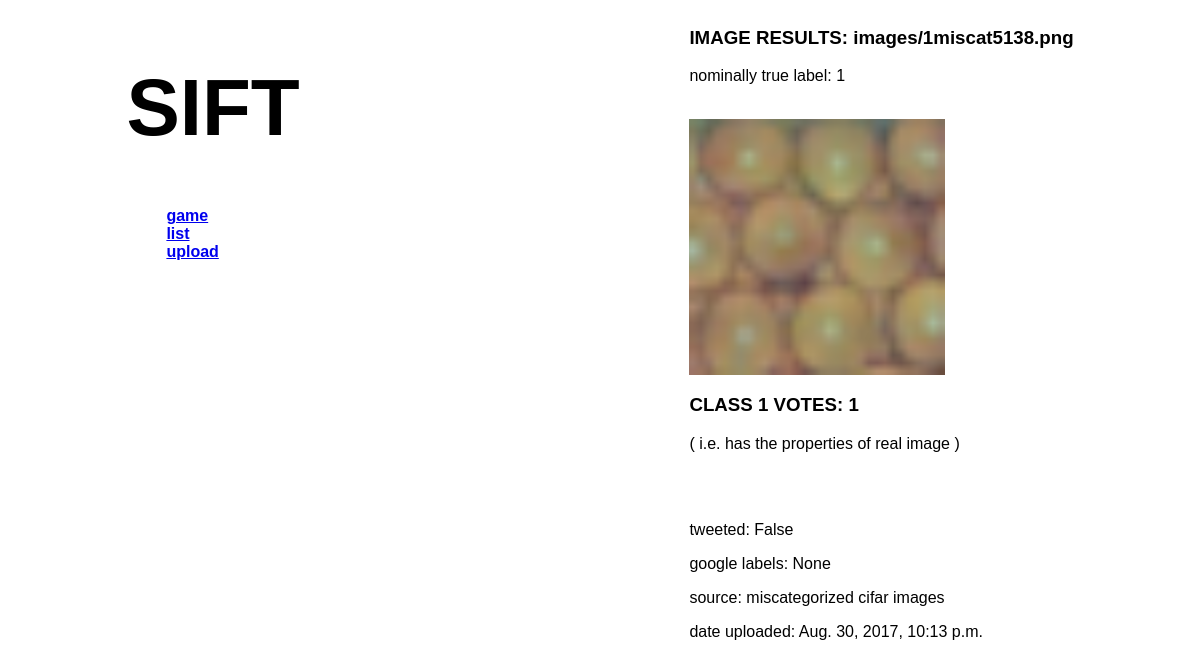
The page /results/580 on the database as committed earlier.
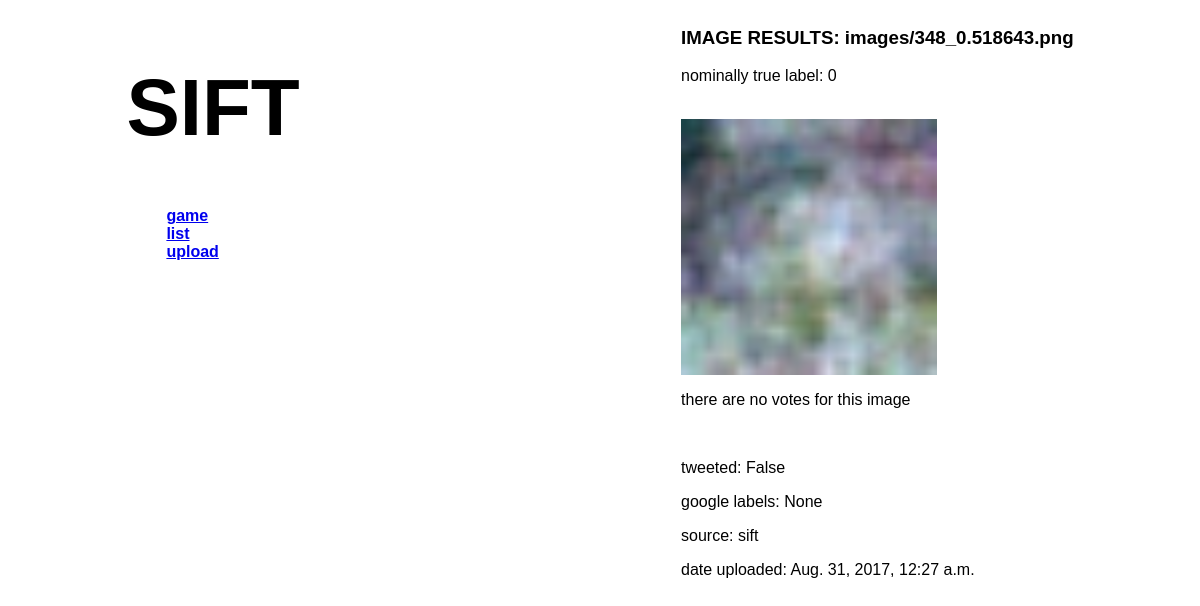
The same page on the database as committed later.
### labeller/models.py (models this page shows, shortened)
class Image(models.Model):
    source = models.CharField("image source: web, sift generator func, camera",
                              max_length=512, default=None, null=True)
    correct_label = models.IntegerField("Correct label; 0=simulated, 1=image")
    google_labels = models.CharField("Labels generated by google vision API",
                                     max_length=512, default=None, null=True)
    tweeted = models.BooleanField("Image was tweeted", default=False)
    uploaded_by = models.ForeignKey(User, default=None, null=True)
    filename = models.FileField("file path", upload_to='images')
    date = models.DateTimeField(auto_now_add=True)

class TotalVotes(models.Model):
    image = models.ForeignKey(Image)
    choice = models.ForeignKey(Choice)
    votes = models.IntegerField(default=0)

class Choice(models.Model):
    choice = models.IntegerField()
    alt_text = models.CharField("text explaining what integer label means",
                                max_length=64)

### labeller/views.py (the view)
# urls.py: url(r'^results/(?P<img_id>[0-9]+)$', views.results, name='results'),
def results(request, img_id):
    image = Image.objects.get(pk=img_id)
    choices = Choice.objects.all()
    votes = TotalVotes.objects.filter(image=image)
    return render(request, 'results_view.html',
                  {'image': image, 'votes': votes, 'choices': choices})

### labeller/templates/results_view.html
{% extends 'base.html' %}
{% block content %}
<h3> IMAGE RESULTS: {{ image.filename }} </h3>
<p> nominally true label: {{ image.correct_label }} </p>
<br />
{% load static %}
<img src="{{ image.filename.url }}" alt="{{ image.filename }} load failed" width="256px" height="256px"/>
{% if votes %}
  {% for vote in votes %}
  <h3>CLASS {{ vote.choice.choice }} VOTES: {{ vote.votes }}</h3>
  <p>( i.e. {{ vote.choice.alt_text }} )</p>
  <br />
  {% endfor %}
{% else %}
  <p>there are no votes for this image</p>
{% endif %}
<br />
<p>tweeted: {{ image.tweeted }}</p>
<p>google labels: {{ image.google_labels }}</p>
<p>source: {{ image.source }}</p>
<p>date uploaded: {{ image.date }}</p>
{% endblock %}

### labeller/templates/base.html (shortened to what this page needs)
<link rel="stylesheet" href="/media/css/main.css"/>
<div style="padding-left:10%; padding-right:10%">
    <div class="container" style="float:left; top: 5%; postition: fixed;">
	<div>
	    <h1>
		SIFT
	    </h1>
	</div>
	<h4>
	    <ul style="text-align: left;">
		<li><a href="{% url 'labeller:label' %}">game</a></li>
		<li><a href="{% url 'labeller:list' %}">list</a></li>
		<li><a href="{% url 'labeller:upload' %}">upload</a></li>
	    </ul>
	</h4>
    </div>
    <div style="float: right">
	{% block content %}
	{% endblock %}
    </div>
</div>

### media/css/main.css (style rules this page uses)
h1 { font-size: 80px; }
ul { list-style-type: none; }

Rows that differ between the two databases and show on the page:
removed TotalVotes: choice.choice "1", votes "1", choice.alt_text "has the properties of real image"
changed Image "False": filename "images/1miscat5138.png" → "images/348_0.518643.png"; correct_label "1" → "0"; filename: a different picture; source "miscategorized cifar images" → "sift"; date "Aug. 30, 2017, 10:13 p.m." → "Aug. 31, 2017, 12:27 a.m."
Other text that changed with them:
text now shown: "there are no votes for this image"
